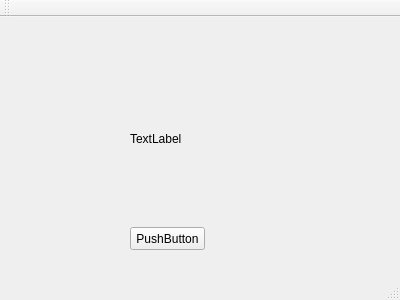
<?xml version="1.0" encoding="UTF-8"?>
<ui version="4.0">
 <class>QBoyClassic</class>
 <widget class="QMainWindow" name="QBoyClassic">
  <property name="geometry">
   <rect>
    <x>0</x>
    <y>0</y>
    <width>400</width>
    <height>300</height>
   </rect>
  </property>
  <property name="windowTitle">
   <string>QBoyClassic</string>
  </property>
  <widget class="QWidget" name="centralWidget">
   <widget class="ImagePlacer" name="label">
    <property name="geometry">
     <rect>
      <x>130</x>
      <y>50</y>
      <width>160</width>
      <height>144</height>
     </rect>
    </property>
    <property name="text">
     <string>TextLabel</string>
    </property>
   </widget>
   <widget class="QPushButton" name="pushButton">
    <property name="geometry">
     <rect>
      <x>130</x>
      <y>210</y>
      <width>75</width>
      <height>23</height>
     </rect>
    </property>
    <property name="text">
     <string>PushButton</string>
    </property>
   </widget>
  </widget>
  <widget class="QMenuBar" name="menuBar">
   <property name="geometry">
    <rect>
     <x>0</x>
     <y>0</y>
     <width>400</width>
     <height>21</height>
    </rect>
   </property>
  </widget>
  <widget class="QToolBar" name="mainToolBar">
   <attribute name="toolBarArea">
    <enum>TopToolBarArea</enum>
   </attribute>
   <attribute name="toolBarBreak">
    <bool>false</bool>
   </attribute>
  </widget>
  <widget class="QStatusBar" name="statusBar"/>
 </widget>
 <layoutdefault spacing="6" margin="11"/>
 <customwidgets>
  <customwidget>
   <class>ImagePlacer</class>
   <extends>QLabel</extends>
   <header>qboyclassic.h</header>
  </customwidget>
 </customwidgets>
 <resources/>
 <connections/>
</ui>
